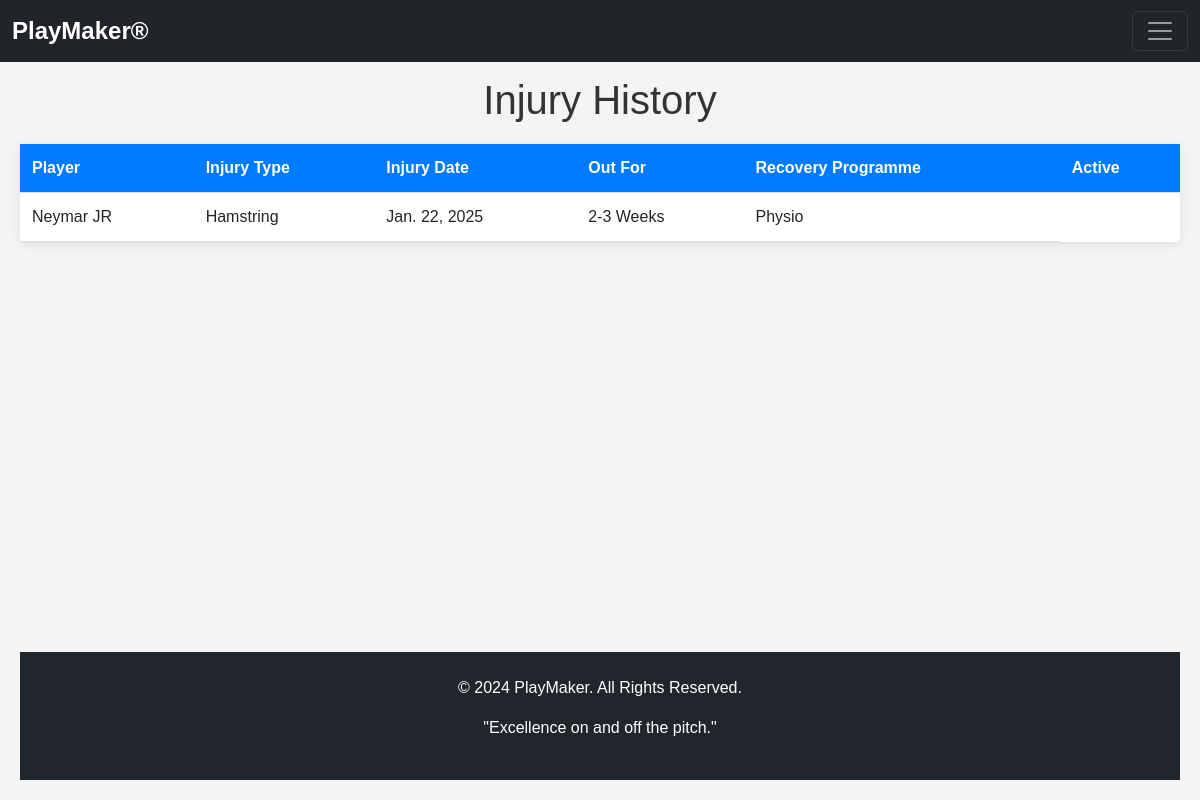
Page /injury-history/ on the committed database.
### app01/models.py (models this page shows, shortened)
class InjuryList(models.Model):
    player_injured = models.ForeignKey(player, on_delete=models.CASCADE)
    injury_type=models.CharField(max_length=200)
    injury_date=models.DateField()
    out_for=models.CharField(max_length=100)
    recovery_programme=models.CharField(max_length=200)
    is_active = models.BooleanField(default=True)

class player(models.Model):
    full_name=models.CharField(max_length=200)
    profile_photo=models.ImageField(upload_to='plyrprof')
    contact=models.CharField(max_length=200)
    gender=models.CharField(max_length=200)
    dob=models.CharField(max_length=200)
    email=models.CharField(max_length=200)
    guardian_name=models.CharField(max_length=200)
    address=models.CharField(max_length=200)
    jersey_number=models.CharField(max_length=200)
    position=models.CharField(max_length=200)
    password=models.CharField(max_length=200)

### app01/views.py (the view)
# urls.py: path('injury-history/', views.injury_history, name='injury_history'),
def injury_history(request):
    injury_history = InjuryList.objects.all()
    return render(request, 'injury_history.html', {
        'injury_history': injury_history,})

### templates/injury_history.html (shortened to what this page needs)
{% extends 'base.html' %}
{% load static %}
{% block content %}
<h1>Injury History</h1>
<table>
    <thead>
        <tr>
            <th>Player</th>
            <th>Injury Type</th>
            <th>Injury Date</th>
            <th>Out For</th>
            <th>Recovery Programme</th>
            <th>Active</th>
        </tr>
    </thead>
    <tbody>
        {% for injury in injury_history %}
        <tr>
            <td>{{ injury.player_injured.full_name }}</td>
            <td>{{ injury.injury_type }}</td>
            <td>{{ injury.injury_date }}</td>
            <td>{{ injury.out_for }}</td>
            <td>{{ injury.recovery_programme }}</td>
        </tr>
            {% endfor%}
    </tbody>
    </table>
{% endblock %}

### templates/base.html (style rules this page uses)
html, body { height: 100%; margin: 0; padding: 0; display: flex; flex-direction: column; }

### templates/injury_history.html (style rules this page uses)
body { font-family: Arial, sans-serif; background-color: #f4f4f4; margin: 0; padding: 20px; }
h1 { color: #333; text-align: center; margin-bottom: 20px; }
table { width: 100%; border-collapse: collapse; margin-top: 20px; background-color: #fff; border-radius: 5px; box-shadow: 0 2px 10px rgba(0, 0, 0, 0.1); }
th, td { padding: 12px; text-align: left; border-bottom: 1px solid #ddd; }
th { background-color: #007bff; color: white; }

### rows in the picture
InjuryList: player_injured.full_name "Neymar JR", injury_type "Hamstring", injury_date "Jan. 22, 2025", out_for "2-3 Weeks", recovery_programme "Physio"
